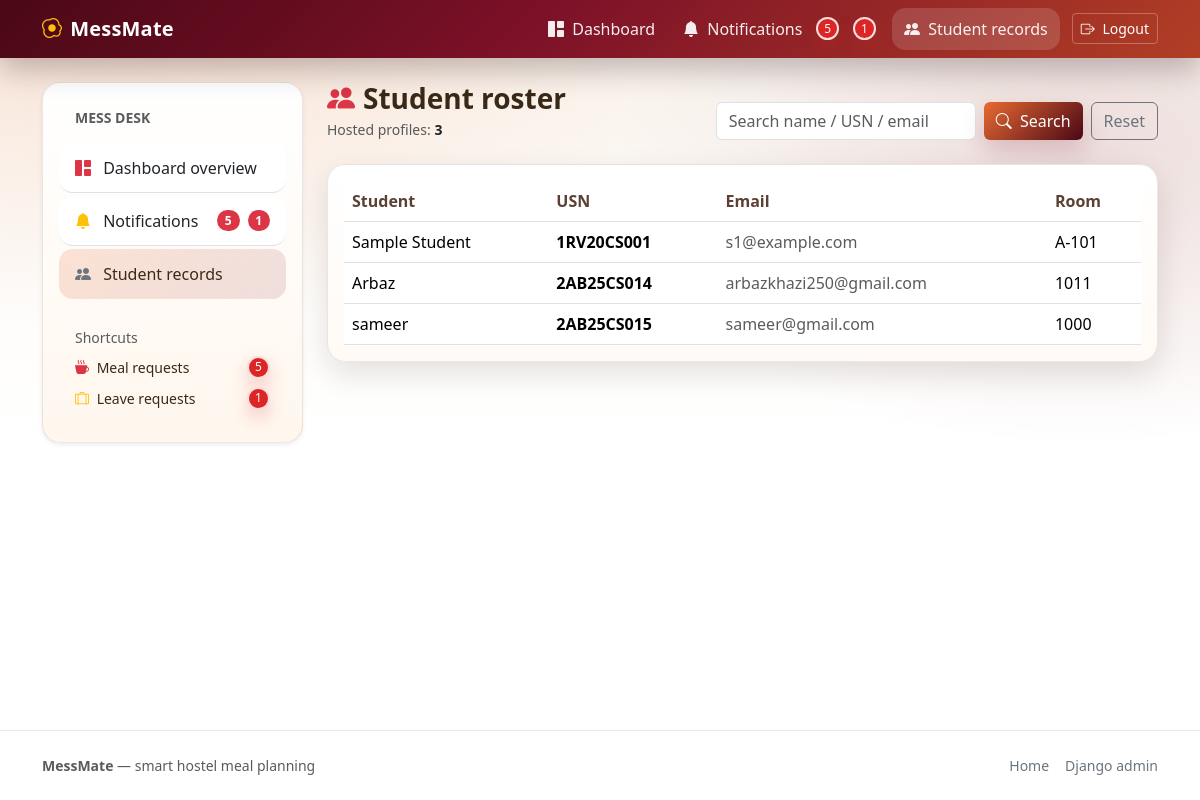
The app's page /mess-admin/students/ (signed in), older data.
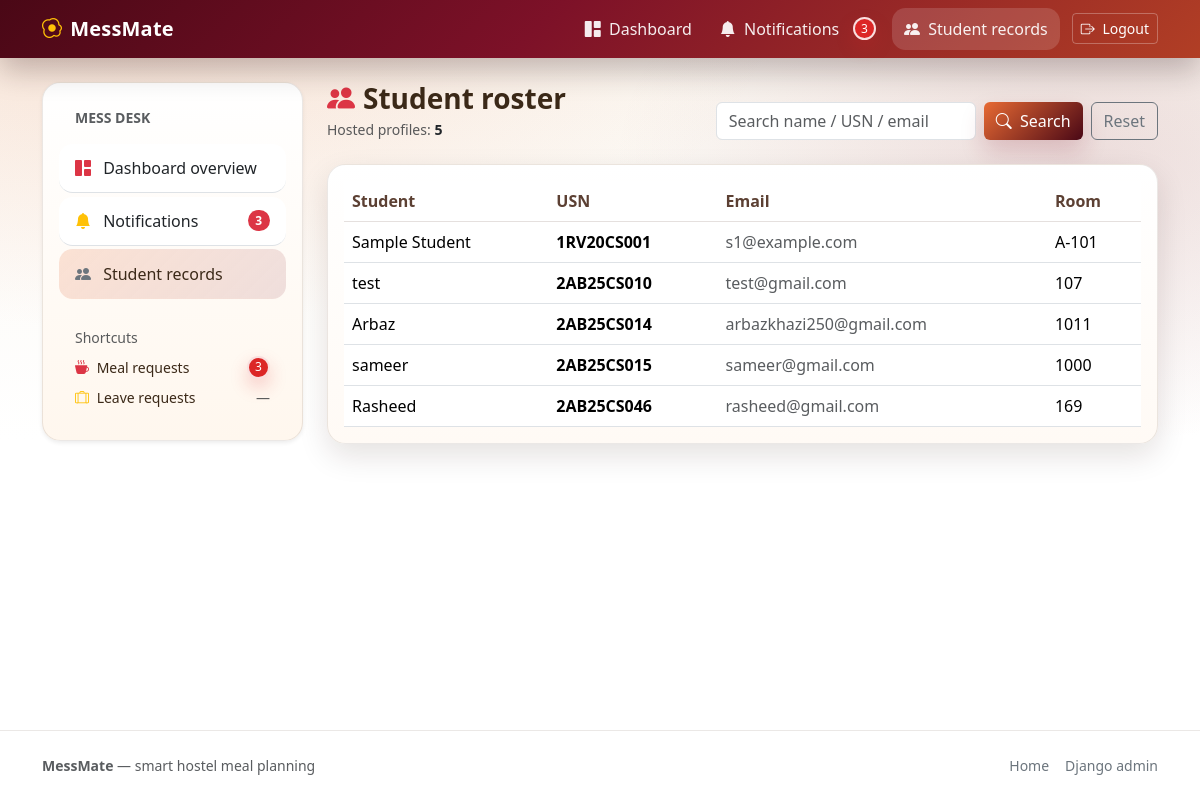
The same page, newer data.
### mess/models.py (models this page shows, shortened)
class StudentProfile(models.Model):
    user = models.OneToOneField(
        settings.AUTH_USER_MODEL,
        on_delete=models.CASCADE,
        related_name="profile",
    )
    full_name = models.CharField(max_length=150)
    usn = models.CharField(max_length=10, unique=True, validators=[USN_VALIDATOR])
    email = models.EmailField()
    room_number = models.CharField(max_length=20)

### mess/views.py (the view)
# urls.py: path("mess-admin/students/", views.admin_student_records, name="admin_student_records"),
@user_passes_test(lambda u: u.is_staff)
def admin_student_records(request):
    q = (request.GET.get("q") or "").strip()
    students = StudentProfile.objects.select_related("user").order_by("usn")
    if q:
        students = students.filter(
            Q(full_name__icontains=q) | Q(usn__icontains=q) | Q(email__icontains=q)
        )
    return render(
        request,
        "mess/admin_student_records.html",
        {
            "students": students,
            "q": q,
            "students_count": StudentProfile.objects.count(),
        },
    )

### mess/context_processors.py (called while the page is built)
def mess_notifications(request):
    ctx = {"unseen_meal_count": 0, "unseen_leave_count": 0}
    user = getattr(request, "user", None)
    if user is None or not user.is_authenticated or not user.is_staff:
        return ctx
    ctx["unseen_meal_count"] = MealAbsence.objects.filter(is_seen=False).count()
    ctx["unseen_leave_count"] = LeaveRequest.objects.filter(is_seen=False).count()
    return ctx

### templates/mess/admin_student_records.html (shortened to what this page needs)
{% extends "mess/admin_shell.html" %}
{% block admin_main %}
  <div class="d-flex flex-wrap gap-3 align-items-end justify-content-between mb-4">
    <div>
      <div class="h3 fw-semibold mb-1 d-flex align-items-center gap-2">
        <i class="bi bi-people-fill text-danger"></i> Student roster
      </div>
      <div class="text-muted small">Hosted profiles: <span class="fw-semibold text-body">{{ students_count }}</span></div>
    </div>
    <form method="get" class="row g-2 align-items-center">
      <div class="col-auto">
        <input class="form-control" type="text" name="q" value="{{ q }}" placeholder="Search name / USN / email" style="min-width: 260px;">
      </div>
      <div class="col-auto d-flex gap-2">
        <button class="btn btn-mess-primary" type="submit"><i class="bi bi-search me-1"></i> Search</button>
        <a class="btn btn-outline-secondary" href="{% url 'admin_student_records' %}">Reset</a>
      </div>
    </form>
  </div>
  <div class="card card-mess">
    <div class="card-body">
      <div class="table-responsive">
        <table class="table table-hover align-middle table-mess mb-0">
          <thead>
            <tr>
              <th>Student</th>
              <th>USN</th>
              <th>Email</th>
              <th>Room</th>
            </tr>
          </thead>
          <tbody>
            {% for s in students %}
              <tr>
                <td>{{ s.full_name }}</td>
                <td><span class="fw-semibold">{{ s.usn }}</span></td>
                <td class="text-muted">{{ s.email }}</td>
                <td>{{ s.room_number }}</td>
              </tr>
            {% empty %}
              <tr><td colspan="4" class="text-muted">No students match that search query.</td></tr>
            {% endfor %}
          </tbody>
        </table>
      </div>
    </div>
  </div>
{% endblock %}

Row changes from the older to the newer data that the page shows:
added StudentProfile: full_name "test", usn "2AB25CS010", email "test@gmail.com", room_number "107"
added StudentProfile: full_name "Rasheed", usn "2AB25CS046", email "rasheed@gmail.com", room_number "169"
Text that changed along with them:
{{ unseen_meal_count }}: "5" → "3"
{{ students_count }}: "3" → "5"
{{ unseen_leave_count }}: "1" → (not shown)
